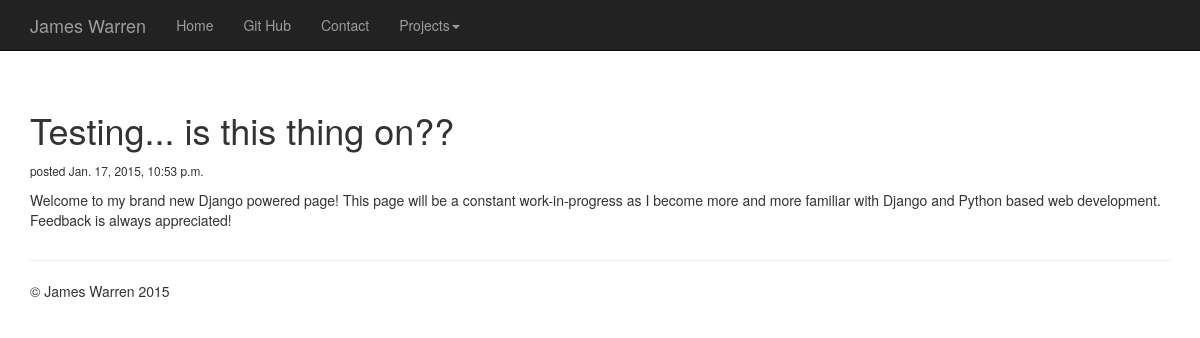
/1/, run on the app's committed database.
### blog/models.py (models this page shows, shortened)
class BlogPost(models.Model):
    class Meta:
        verbose_name_plural = "Blog Posts"
    title = models.CharField('Title', max_length=120)
    post = models.TextField('Content')
    blurb = models.TextField('Blurb')
    created = models.DateTimeField('Created', auto_now_add=True, auto_now=False)
    display = models.BooleanField('Display on Home Page?', default=False)
    heading = models.BooleanField('Display as Heading?', default=False)

### blog/views.py (the view)
# urls.py: url(r'^(?P<id>\d+)/$', views.entry, name='entry'),
def entry(request, id):
    try:
        entry_ = BlogPost.objects.get(pk=id)
    except BlogPost.DoesNotExist:
        raise Http404
    return render(request, 'entry.html', {
        'entry': entry_,
    })

### blog/templates/entry.html (shortened to what this page needs)
{% extends 'base_site.html' %}
{% block nav %}
        <div id="navbar" class="navbar-collapse collapse">
          <ul class="nav navbar-nav">
            <li><a href="/">Home</a></li>
            <li><a href="http://www.github.com/jwarren116" target="_blank">Git Hub</a></li>
            <li><a href="/contact">Contact</a></li>
            <li class="dropdown">
              <a href="#" class="dropdown-toggle" data-toggle="dropdown" role="button" aria-expanded="false">Projects<span class="caret"></span></a>
            </li>
          </ul>
        </div>
{% endblock %}
{% block content %}
    <div class="container">
      <h1>{{ entry.title }}</h1>
      <p><small>posted {{ entry.created }}</small></p>
      <p>{{ entry.post|safe }}</p>
    </div>
{% endblock %}

### blog/static/blog/css/jumbotron.css (style rules this page uses)
body { padding-top: 50px; padding-bottom: 20px; }

### data on the page
BlogPost: title "Testing... is this thing on??", created "Jan. 17, 2015, 10:53 p.m.", post "Welcome to my brand new Django powered page! This page will be a constant work-in-progress as I become more and more familiar with Django and Python based web development. Feedback is always appreciated!"
